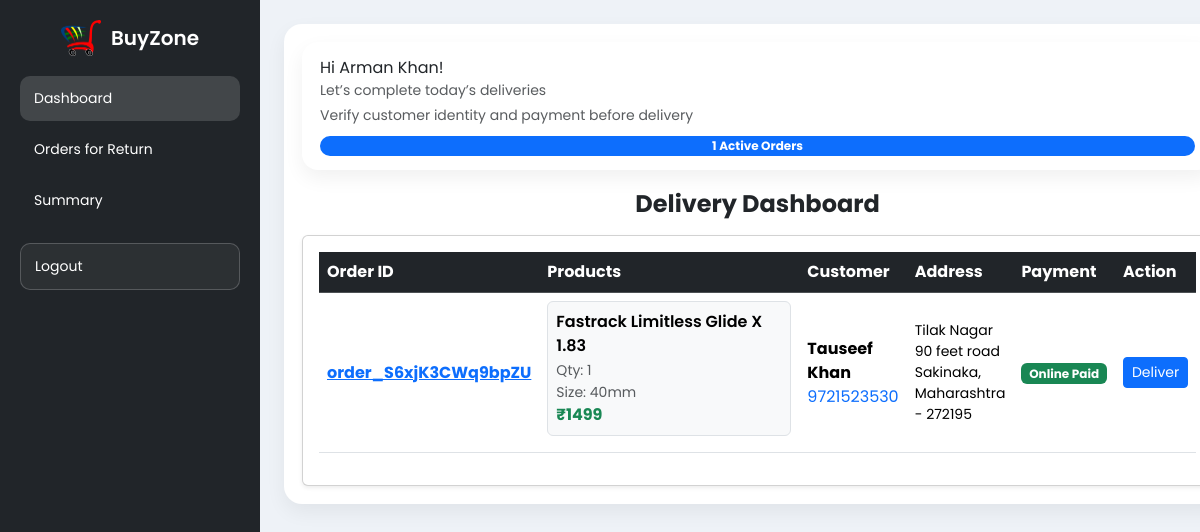
The app's page /delivery/dashboard/ (signed in), older data.
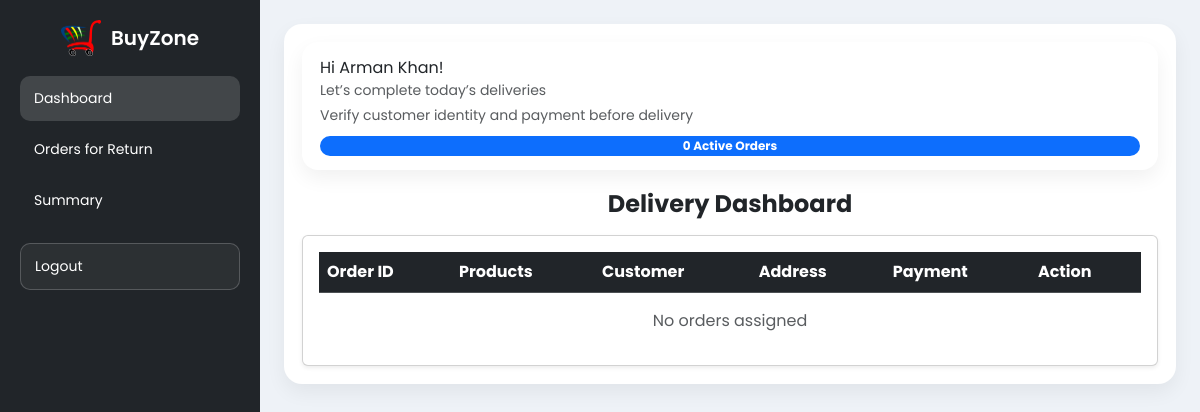
The same page, newer data.
### buyzoneapp/models.py (models this page shows, shortened)
class Orders(models.Model):
    items_json = models.JSONField()
    name = models.CharField(max_length=90)
    email = models.EmailField()
    amount = models.DecimalField(max_digits=10, decimal_places=2)
    address1 = models.CharField(max_length=255)
    address2 = models.CharField(max_length=255, blank=True)
    city = models.CharField(max_length=100)
    state = models.CharField(max_length=100)
    zip_code = models.CharField(max_length=10)
    phone = models.CharField(max_length=15)
    oid = models.CharField(max_length=100, blank=True, null=True)
    paymentstatus = models.CharField(max_length=30, default="Pending")
    amountpaid = models.DecimalField(max_digits=10, decimal_places=2, default=0)
    BookDate = models.DateTimeField(default=timezone.now)
    payment_id = models.CharField(max_length=255, null=True, blank=True)  # razorpay_payment_id
    refund_id = models.CharField(max_length=255, null=True, blank=True)
    is_refunded = models.BooleanField(default=False)
    delivered_at = models.DateTimeField(null=True, blank=True)
    is_returned = models.BooleanField(default=False)
    assigned_to = models.ForeignKey(
        settings.AUTH_USER_MODEL,
        on_delete=models.SET_NULL,
        null=True,
        blank=True,
        related_name='delivery_orders'
    )
    class Meta:
        verbose_name = "Order"
        verbose_name_plural = "Orders"

### delivery/views.py (the view)
# urls.py: path("dashboard/", views.delivery_dashboard, name="delivery_dashboard"),
@login_required
@delivery_required
def delivery_dashboard(request):
    delivered_updates = OrderUpdate.objects.filter(
        order=OuterRef('pk'), delivered=True
    )
    orders = Orders.objects.annotate(
        is_delivered=Exists(delivered_updates)
    ).filter(
        assigned_to=request.user,
        paymentstatus__in=["Pending", "Paid"],
        is_delivered=False,
        is_returned=False
    ).order_by('-id')
    for o in orders:
        try:
            o.items = json.loads(o.items_json or "{}")
        except:
            o.items = {}
    activity = (
        OrderUpdate.objects
        .filter(order__assigned_to=request.user)
        .filter(update_desc__icontains="Assigned")
        .select_related("order")
        .order_by('-update_date')
    )
    return render(request, "delivery/dashboard.html", {
        "orders": orders,
        "activity": activity
    })

### delivery/views.py (called while the page is built)
def delivery_required(view_func):
    return user_passes_test(
        lambda user: user.is_authenticated and user.groups.filter(name='DeliveryBoy').exists()
    )(view_func)

### templates/delivery/dashboard.html (shortened to what this page needs)
{% extends "delivery/base.html" %}
{% block main %}
<div class="topbar">
  <div class="greet">
    Hi {{ user.first_name }} {{ user.last_name }}!
    <span class="text-muted small d-block">Let’s complete today’s deliveries</span>
    <span class="text-muted small d-block mt-1">
      Verify customer identity and payment before delivery
    </span>
  </div>
  <span class="badge bg-primary rounded-pill">
    {{ orders|length }} Active Orders
  </span>
</div>
<h4 class="fw-bold mb-3 text-center">Delivery Dashboard</h4>
<div class="card shadow-sm p-3 d-none d-lg-block">
  <div class="table-responsive">
    <table class="table align-middle">
      <thead class="table-dark">
        <tr>
          <th>Order ID</th>
          <th>Products</th>
          <th>Customer</th>
          <th>Address</th>
          <th>Payment</th>
          <th>Action</th>
        </tr>
      </thead>
      <tbody>
        {% for o in orders %}
        <tr>
          <td class="fw-bold text-primary">
            <a href="{% url 'orderDetails' o.oid %}">{{ o.oid }}</a>
          </td>
          <td style="min-width:260px">
            {% for pid, item in o.items.items %}
              {% with qty=item.0 name=item.1 price=item.2 size=item.5 %}
              <div class="p-2 mb-2 border rounded bg-light">
                <div class="fw-semibold">{{ name }}</div>
                <small class="text-muted">Qty: {{ qty }}</small>
                {% if size %}
                  <small class="text-muted d-block">Size: {{ size }}</small>
                {% endif %}
                <div class="fw-bold text-success">₹{{ price }}</div>
              </div>
              {% endwith %}
            {% endfor %}
          </td>
          <td>
            <strong>{{ o.name }}</strong><br>
            <a href="tel:+91{{ o.phone }}" class="text-decoration-none">
              {{ o.phone }}
            </a>
          </td>
          <td class="small">
            {{ o.address1 }} {{ o.address2 }}<br>
            {{ o.city }}, {{ o.state }} - {{ o.zip_code }}
          </td>
          <td>
            {% if o.amountpaid == 0 %}
              <span class="badge bg-warning text-dark">Cash on Delivery</span>
            {% else %}
              <span class="badge bg-success">Online Paid</span>
            {% endif %}
          </td>
          <td>
            <a href="{% url 'generate_delivery_otp' o.id %}"
               class="btn btn-primary btn-sm action-btn"
               data-loader="deliver-loader-{{ o.id }}"
               onclick="handleAction(this)">
              Deliver
            </a>
          </td>
        </tr>
        {% endfor %}
      </tbody>
    </table>
    {% if orders|length == 0 %}
      <p class="text-center text-muted">No orders assigned</p>
    {% endif %}
  </div>
</div>
{% endblock %}

Row changes from the older to the newer data that the page shows:
no longer on this page (row edited): Orders: oid "order_S6xjK3CWq9bpZU", o "Fastrack Limitless Glide X 1.83", o "1", o "40mm", o "1499", name "Tauseef Khan", phone "9721523530", address1 "Tilak Nagar", address2 "90 feet road", city "Sakinaka", state "Maharashtra", zip_code "272195", amountpaid "Online Paid"
Text that changed along with them:
{{ orders|length }}: "1" → "0"
text now shown: "No orders assigned"
